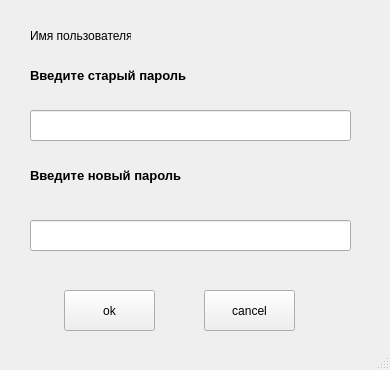
<?xml version="1.0" encoding="UTF-8"?>
<ui version="4.0">
 <class>MainWindow</class>
 <widget class="QMainWindow" name="MainWindow">
  <property name="geometry">
   <rect>
    <x>0</x>
    <y>0</y>
    <width>390</width>
    <height>370</height>
   </rect>
  </property>
  <property name="minimumSize">
   <size>
    <width>390</width>
    <height>370</height>
   </size>
  </property>
  <property name="maximumSize">
   <size>
    <width>390</width>
    <height>370</height>
   </size>
  </property>
  <property name="windowTitle">
   <string>MainWindow</string>
  </property>
  <widget class="QWidget" name="centralwidget">
   <widget class="QLineEdit" name="prev_pass">
    <property name="geometry">
     <rect>
      <x>30</x>
      <y>110</y>
      <width>321</width>
      <height>31</height>
     </rect>
    </property>
   </widget>
   <widget class="QLabel" name="label_3">
    <property name="geometry">
     <rect>
      <x>30</x>
      <y>20</y>
      <width>101</width>
      <height>31</height>
     </rect>
    </property>
    <property name="text">
     <string>Имя пользователя</string>
    </property>
   </widget>
   <widget class="QLabel" name="username">
    <property name="geometry">
     <rect>
      <x>150</x>
      <y>20</y>
      <width>131</width>
      <height>31</height>
     </rect>
    </property>
    <property name="autoFillBackground">
     <bool>true</bool>
    </property>
    <property name="styleSheet">
     <string notr="true"/>
    </property>
    <property name="text">
     <string/>
    </property>
    <property name="wordWrap">
     <bool>false</bool>
    </property>
    <property name="margin">
     <number>1</number>
    </property>
   </widget>
   <widget class="QLabel" name="label_4">
    <property name="geometry">
     <rect>
      <x>30</x>
      <y>160</y>
      <width>171</width>
      <height>31</height>
     </rect>
    </property>
    <property name="font">
     <font>
      <pointsize>10</pointsize>
      <weight>75</weight>
      <bold>true</bold>
     </font>
    </property>
    <property name="autoFillBackground">
     <bool>true</bool>
    </property>
    <property name="text">
     <string>Введите новый пароль</string>
    </property>
   </widget>
   <widget class="QLabel" name="label_2">
    <property name="geometry">
     <rect>
      <x>30</x>
      <y>60</y>
      <width>171</width>
      <height>31</height>
     </rect>
    </property>
    <property name="font">
     <font>
      <pointsize>10</pointsize>
      <weight>75</weight>
      <bold>true</bold>
     </font>
    </property>
    <property name="autoFillBackground">
     <bool>true</bool>
    </property>
    <property name="text">
     <string>Введите старый пароль</string>
    </property>
   </widget>
   <widget class="QPushButton" name="butt_ok">
    <property name="geometry">
     <rect>
      <x>64</x>
      <y>290</y>
      <width>91</width>
      <height>41</height>
     </rect>
    </property>
    <property name="text">
     <string>ok</string>
    </property>
   </widget>
   <widget class="QPushButton" name="butt_canc">
    <property name="geometry">
     <rect>
      <x>204</x>
      <y>290</y>
      <width>91</width>
      <height>41</height>
     </rect>
    </property>
    <property name="text">
     <string>cancel</string>
    </property>
   </widget>
   <widget class="QLineEdit" name="new_pass">
    <property name="geometry">
     <rect>
      <x>30</x>
      <y>220</y>
      <width>321</width>
      <height>31</height>
     </rect>
    </property>
    <property name="echoMode">
     <enum>QLineEdit::Password</enum>
    </property>
   </widget>
  </widget>
  <widget class="QStatusBar" name="statusbar"/>
 </widget>
 <resources/>
 <connections/>
</ui>
